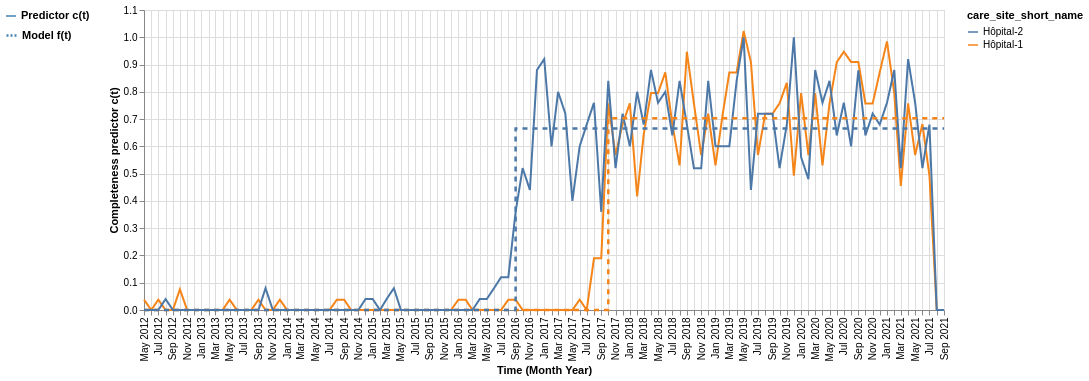

Vega-Lite specification for this chart:
### Vega-Lite specification from a JSON file in a GitHub repository (floating-point values rounded to 4 significant figures; data arrays with more than 128 entries replaced by an {"elided": "..."} marker saying what was removed)
{"config": {"view": {"continuousWidth": 400, "continuousHeight": 300}}, "layer": [{"mark": "line", "encoding": {"color": {"field": "care_site_short_name", "sort": {"field": "c", "op": "mean", "order": "descending"}, "type": "nominal"}, "strokeDash": {"field": "legend_predictor", "legend": {"labelFontSize": 11, "labelFontStyle": "bold", "orient": "left", "symbolStrokeColor": "steelblue", "symbolType": "stroke"}, "title": "", "type": "nominal"}, "x": {"axis": {"labelAngle": -90, "tickCount": "month"}, "field": "date", "timeUnit": "yearmonth", "title": "Time (Month Year)", "type": "temporal"}, "y": {"aggregate": "mean", "field": "c", "title": "Completeness predictor c(t)", "type": "quantitative"}}, "height": 300, "width": 800}, {"mark": {"type": "line", "interpolate": "step-after", "strokeDash": [5, 5]}, "encoding": {"color": {"field": "care_site_short_name", "sort": {"field": "c", "op": "mean", "order": "descending"}, "type": "nominal"}, "strokeWidth": {"field": "legend_model", "legend": {"labelFontSize": 11, "labelFontStyle": "bold", "orient": "left", "symbolDash": [2, 2], "symbolStrokeColor": "steelblue", "symbolType": "stroke"}, "title": "", "type": "nominal"}, "x": {"axis": {"labelAngle": -90, "tickCount": "month"}, "field": "date", "timeUnit": "yearmonth", "title": "Time (Month Year)", "type": "temporal"}, "y": {"aggregate": "mean", "field": "c_hat", "type": "quantitative"}}, "height": 300, "width": 800}], "data": {"name": "data-6b01644fb232e04d0fc63cf7a0e9cb94"}, "$schema": "https://vega.github.io/schema/vega-lite/v4.17.0.json", "datasets": {"data-6b01644fb232e04d0fc63cf7a0e9cb94": {"elided": "226 records"}}}
